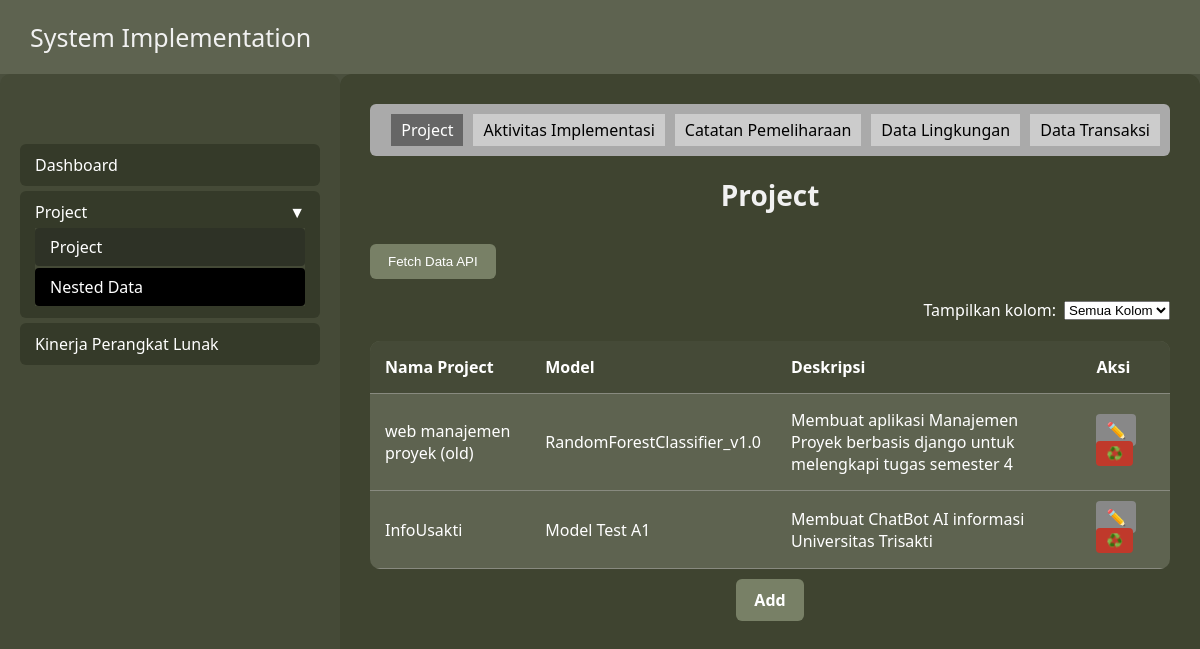
The page /nested/ on the database its author committed.
### dataentry/models.py (models this page shows, shortened)
class Project(models.Model):
    id_project = models.AutoField(primary_key=True)
    nama_project = models.CharField(max_length=255)
    model = models.CharField(max_length=255)
    external_id = models.CharField(max_length=255, unique=True, blank=True, null=True)
    deskripsi = models.TextField()

### dataentry/views.py (the view)
# urls.py: path('nested/', views.nested_project_view, name='nested'),
def nested_project_view(request):
    projects = Project.objects.all()
    all_projects = []
    for p in projects:
        all_projects.append({
            "id_project": p.id_project,  # pastikan id_project ada
            "nama_project": p.nama_project,
            "model": p.model,
            "deskripsi": p.deskripsi,
            "is_local": True,  # penanda data lokal
        })
    try:
        response = requests.get('')
        if response.status_code == 200:
            data = response.json()
            for item in data:
                all_projects.append({
                    "nama_project": item["project_detail"]["name"],
                    "model": item["model_type"],
                    "deskripsi": item["project_detail"]["description"],
                    "is_local": True,  # penanda data API
                })
    except Exception:
        pass
    return render(request, 'nested_project.html', {
        'all_projects': all_projects
    })

### dataentry/templates/nested_project.html (shortened to what this page needs)
<!DOCTYPE html>
<html lang="id">
<head>
</head>
<body>
  <header>
    <h2>System Implementation</h2>
  </header>
  <div class="container">
    <div class="sidebar">
      <ul class="menu">
        <li>
          <a href="{% url 'dashboard' %}" style="color: inherit; text-decoration: none; display: block;">Dashboard</a>
        </li>
        <li class="dropdown-toggle open">
          Project <span style="float: right;">▼</span>
          <ul class="submenu" style="display: block;">
            <li><a href="{% url 'project_form' %}" style="color: inherit; text-decoration: none; display: block;">Project</a></li>
            <li class="active"><a href="{% url 'nested' %}" style="color: inherit; text-decoration: none; display: block;">Nested Data</a></li>
          </ul>
        </li>
        <li>
          <a href="{% url 'kinerja' %}" style="color: inherit; text-decoration: none; display: block;">Kinerja Perangkat Lunak</a>
        </li>
      </ul>
    </div>
    <div class="content">
      <div class="tabs">
        <div class="active">Project</div>
        <div><a href="{% url 'nested_aktivitas' %}" style="color: inherit; text-decoration: none;">Aktivitas Implementasi</a></div>
        <div><a href="{% url 'nested_catatan' %}" style="color: inherit; text-decoration: none;">Catatan Pemeliharaan</a></div>
        <div><a href="{% url 'nested_lingkungan' %}" style="color: inherit; text-decoration: none;">Data Lingkungan</a></div>
        <div><a href="{% url 'nested_datatransaksi' %}" style="color: inherit; text-decoration: none;">Data Transaksi</a></div>
      </div>
      <h1>Project</h1>
      <button id="fetch-api-btn" style="margin-bottom: 20px; background: #788066; color: white; border: none; padding: 10px 18px; border-radius: 6px; cursor: pointer;">
        Fetch Data API
      </button>
      <div style="margin-bottom: 20px; display: flex; justify-content: flex-end; align-items: center;">
        <label for="filter-column" style="margin-right: 8px;">Tampilkan kolom: </label>
        <select id="filter-column" onchange="filterTableColumn()">
          <option value="all">Semua Kolom</option>
        </select>
      </div>
      <table>
        <thead>
          <tr>
            <th class="col-nama_project">Nama Project</th>
            <th class="col-model">Model</th>
            <th class="col-deskripsi">Deskripsi</th>
            <th>Aksi</th>
          </tr>
        </thead>
        <tbody>
          {% for project in all_projects %}
          <tr>
            <td class="col-nama_project">{{ project.nama_project }}</td>
            <td class="col-model">{{ project.model }}</td>
            <td class="col-deskripsi">{{ project.deskripsi }}</td>
            <td class="action-buttons">
              {% if project.is_local and project.id_project %}
                <a href="{% url 'edit_project' project.id_project %}" class="edit-btn" style="background-color: #888; color: white; padding: 5px 10px; border-radius: 4px; text-decoration: none; cursor: pointer;">✏️</a>
                <form action="{% url 'delete_project' project.id_project %}" method="post" style="display:inline;">
                  <button type="submit" class="delete-btn" style="background-color: #c0392b; color: white; padding: 5px 10px; border-radius: 4px; border: none; cursor: pointer;" onclick="return confirm('Yakin ingin menghapus project ini?');">♻️</button>
                </form>
              {% else %}
                <button class="edit-btn" disabled>✏️</button>
                <button class="delete-btn" disabled>♻️</button>
              {% endif %}
            </td>
          </tr>
          {% empty %}
          <tr>
            <td colspan="4" style="text-align: center;">Belum ada data project.</td>
          </tr>
          {% endfor %}
        </tbody>
      </table>
      <div style="margin-top: 20px; text-align: center;">
                <a href="{% url 'project_form' %}" class="add-btn"
                    style="background: #788066; color: white; padding: 10px 18px; border-radius: 6px; text-decoration: none; font-weight: bold;">Add</a>
      </div>
    </div>
  </div>
</body>
</html>

### dataentry/templates/nested_project.html (style rules this page uses)
body { margin: 0; font-family: 'Segoe UI', sans-serif; background-color: #4a4f3d; color: white; }
header { display: flex; justify-content: space-between; align-items: center; background-color: #5e6350; padding: 20px 30px; color: #f1f1f1; position: sticky; top: 0; z-index: 10; }
header h2 { margin: 0; font-weight: normal; font-size: 25px; }
.container { display: flex; height: calc(110vh - 80px); width: 100vw; }
.sidebar { width: 300px; background-color: #454a37; padding: 40px 20px; margin-left: 0; border-radius: 10px; flex-shrink: 0; }
.menu { margin-top: 30px; list-style: none; padding: 0; }
.menu li { padding: 10px 15px; background-color: #353a29; margin-bottom: 5px; cursor: pointer; border-radius: 6px; }
.menu li.active { background-color: black; }
.dropdown-toggle { position: relative; color: inherit; user-select: none; }
.submenu { list-style: none; padding-left: 0; margin-top: 5px; display: none; background-color: #454a37; }
.submenu li { background-color: #2e3226; padding: 8px 15px; margin-bottom: 2px; border-radius: 4px; cursor: pointer; }
.dropdown-toggle.open > .submenu { display: block; }
.content { flex-grow: 5; padding: 30px; background-color: #3f4430; position: relative; overflow-y: auto; border-radius: 12px; }
h1 { font-size: 28px; margin-bottom: 30px; text-align: center; color: #f1f1f1; }
table { width: 100%; border-collapse: collapse; background-color: #5e6350; border-radius: 10px; overflow: hidden; color: white; }
th, td { padding: 15px; text-align: left; border-bottom: 1px solid #888a7f; }
th { background-color: #454a37; }
.action-buttons button { margin-right: 8px; padding: 5px 10px; border: none; border-radius: 4px; color: white; }
.edit-btn { background-color: gray; cursor: not-allowed; }
.delete-btn { background-color: #c0392b; cursor: pointer; }
.tabs { background-color: #aaa; padding: 10px; display: flex; gap: 10px; justify-content: flex-end; margin-bottom: 20px; border-radius: 6px; }
.tabs div { padding: 5px 10px; background-color: #ccc; border-radius: 0; color: black; cursor: pointer; user-select: none; }
.tabs .active { background-color: #666; color: white; }
button#fetch-api-btn { margin-bottom: 20px; background: #788066; color: white; border: none; padding: 10px 18px; border-radius: 6px; cursor: pointer; }

### rows shown on the page
Project: nama_project "web manajemen proyek (old)", model "RandomForestClassifier_v1.0", deskripsi "Membuat aplikasi Manajemen Proyek berbasis django untuk melengkapi tugas semester 4"
Project: nama_project "InfoUsakti", model "Model Test A1", deskripsi "Membuat ChatBot AI informasi Universitas Trisakti"
